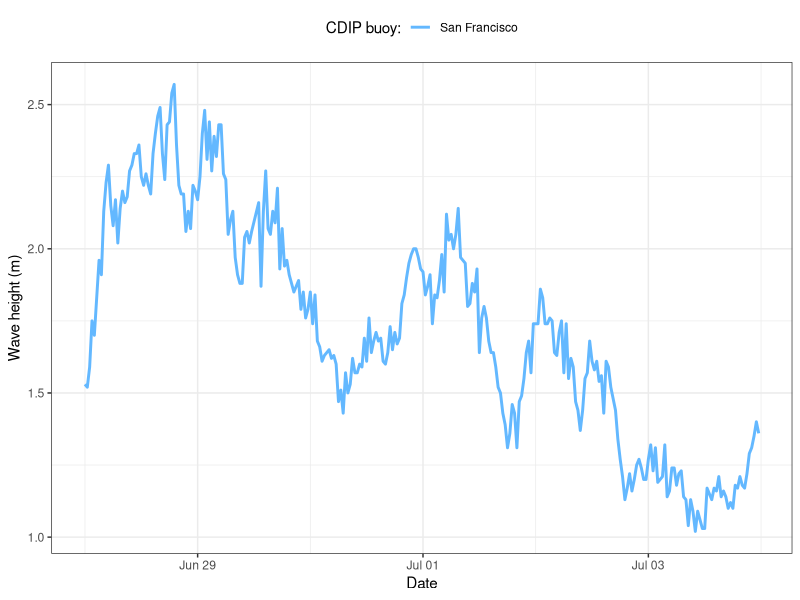
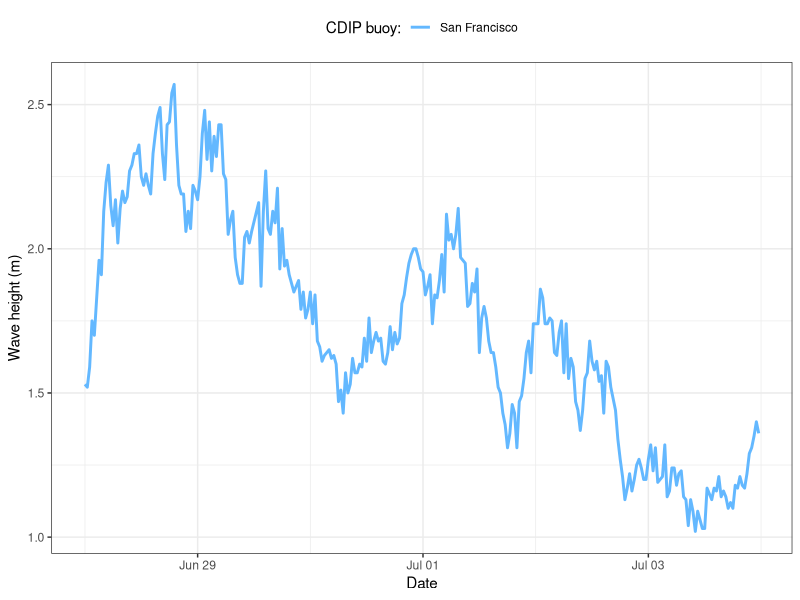

These figures' R source, in order:
# Select the directory in which you put all the files to be 
# your working directory. Go to:
# Session > Set Working Directory > Choose Directory...

# Install ggplot2 if not already installed, otherwise load
if (is.element("ggplot2", installed.packages())) {
  library(ggplot2)
} else {
  install.packages("ggplot2")
}

# Load the wave data
SF <- read.table('CDIP142_SF_JuneJuly2020.csv', sep = ',', header = TRUE)
Tez <- read.table('CDIP158_CabrilloPoint_JuneJuly2020.csv', sep = ',', header = TRUE)
PS <- read.table('CDIP157_PointSur_JuneJuly2020.csv', sep = ',', header = TRUE)

# Convert data to date string
SF$PDT <- as.POSIXct(SF$PDT, tz = "America/Los_Angeles")
Tez$PDT <- as.POSIXct(Tez$PDT, tz = "America/Los_Angeles")
PS$PDT <- as.POSIXct(PS$PDT, tz = "America/Los_Angeles")

# Plot the wave data
print(ggplot()+
  geom_line(data = SF, aes(x = PDT, y = Hs, colour = '2'), size = 1)+
  # geom_line(data = Tez, aes(x = PDT, y = Hs, colour = '3'), size = 1)+
  # geom_line(data = PS, aes(x = PDT, y = Hs, colour = '1'), size = 1)+
  xlab('Date')+
  ylab('Wave height (m)')+
  # geom_vline(xintercept = as.POSIXct("2020-07-02 23:00:00 PDT"), colour = 'magenta3')+
  scale_color_manual(name = 'CDIP buoy:', labels = c("San Francisco", 
                                                     "Monterey Harbor (Tez)", "Point Sur"), 
                     values=c('steelblue1', 'magenta3', 'steelblue4'))+
  theme_bw()+
  theme(legend.position="top"))

# Save the plot into your working directory
ggsave('OceanClassroom_WavesPlot.png')
  
